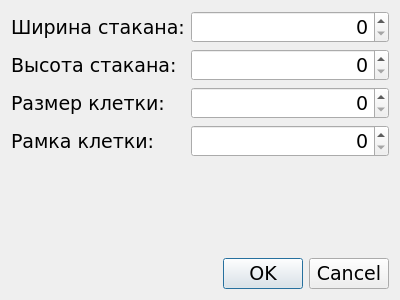
<?xml version="1.0" encoding="UTF-8"?>
<ui version="4.0">
 <class>GameSettings</class>
 <widget class="QDialog" name="GameSettings">
  <property name="windowModality">
   <enum>Qt::ApplicationModal</enum>
  </property>
  <property name="geometry">
   <rect>
    <x>0</x>
    <y>0</y>
    <width>400</width>
    <height>300</height>
   </rect>
  </property>
  <property name="font">
   <font>
    <family>Verdana</family>
    <pointsize>14</pointsize>
   </font>
  </property>
  <property name="windowTitle">
   <string>Настройки игры</string>
  </property>
  <layout class="QVBoxLayout" name="verticalLayout">
   <item>
    <layout class="QFormLayout" name="formLayout">
     <item row="0" column="0">
      <widget class="QLabel" name="glassHeightLabel">
       <property name="text">
        <string>Ширина стакана:</string>
       </property>
      </widget>
     </item>
     <item row="2" column="0">
      <widget class="QLabel" name="glassWidthLabel">
       <property name="text">
        <string>Высота стакана:</string>
       </property>
      </widget>
     </item>
     <item row="0" column="1">
      <widget class="QSpinBox" name="glassHeight">
       <property name="layoutDirection">
        <enum>Qt::LeftToRight</enum>
       </property>
       <property name="alignment">
        <set>Qt::AlignRight|Qt::AlignTrailing|Qt::AlignVCenter</set>
       </property>
      </widget>
     </item>
     <item row="2" column="1">
      <widget class="QSpinBox" name="glassWidth">
       <property name="layoutDirection">
        <enum>Qt::LeftToRight</enum>
       </property>
       <property name="alignment">
        <set>Qt::AlignRight|Qt::AlignTrailing|Qt::AlignVCenter</set>
       </property>
      </widget>
     </item>
     <item row="3" column="0">
      <widget class="QLabel" name="cellSizeLabel">
       <property name="text">
        <string>Размер клетки:</string>
       </property>
      </widget>
     </item>
     <item row="4" column="0">
      <widget class="QLabel" name="cellBorderLabel">
       <property name="text">
        <string>Рамка клетки:</string>
       </property>
      </widget>
     </item>
     <item row="4" column="1">
      <widget class="QSpinBox" name="cellBorder">
       <property name="alignment">
        <set>Qt::AlignRight|Qt::AlignTrailing|Qt::AlignVCenter</set>
       </property>
      </widget>
     </item>
     <item row="3" column="1">
      <widget class="QSpinBox" name="cellSize">
       <property name="alignment">
        <set>Qt::AlignRight|Qt::AlignTrailing|Qt::AlignVCenter</set>
       </property>
      </widget>
     </item>
    </layout>
   </item>
   <item>
    <widget class="QDialogButtonBox" name="buttonBox">
     <property name="orientation">
      <enum>Qt::Horizontal</enum>
     </property>
     <property name="standardButtons">
      <set>QDialogButtonBox::Cancel|QDialogButtonBox::Ok</set>
     </property>
    </widget>
   </item>
  </layout>
 </widget>
 <resources/>
 <connections>
  <connection>
   <sender>buttonBox</sender>
   <signal>accepted()</signal>
   <receiver>GameSettings</receiver>
   <slot>accept()</slot>
   <hints>
    <hint type="sourcelabel">
     <x>248</x>
     <y>254</y>
    </hint>
    <hint type="destinationlabel">
     <x>157</x>
     <y>274</y>
    </hint>
   </hints>
  </connection>
  <connection>
   <sender>buttonBox</sender>
   <signal>rejected()</signal>
   <receiver>GameSettings</receiver>
   <slot>reject()</slot>
   <hints>
    <hint type="sourcelabel">
     <x>316</x>
     <y>260</y>
    </hint>
    <hint type="destinationlabel">
     <x>286</x>
     <y>274</y>
    </hint>
   </hints>
  </connection>
 </connections>
</ui>
